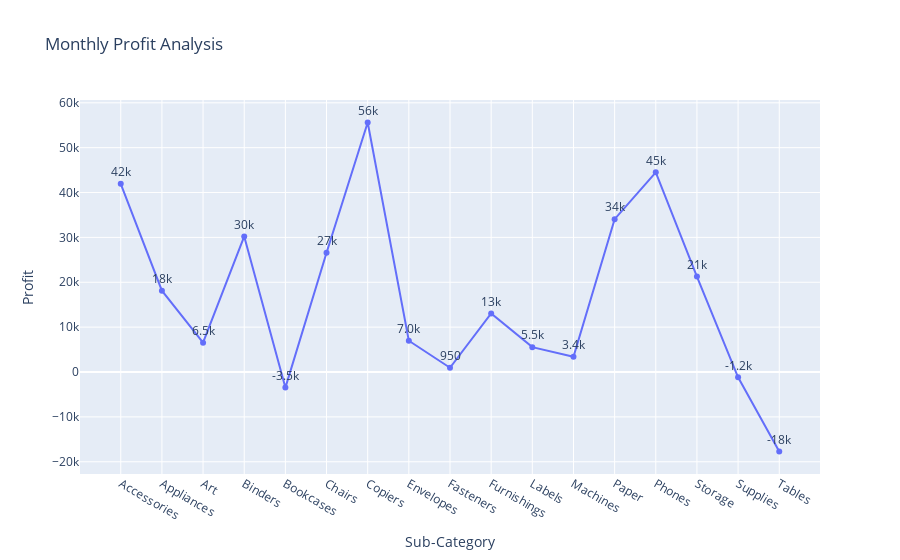

Notebook code for this chart:
### Code cell
fig = px.line(Profit_by_subcategory,x='Sub-Category', y= 'Profit',title='Monthly Profit Analysis',text='Profit')

# Customize the layout for better visibility of labels
fig.update_traces(texttemplate='%{text:.2s}', textposition='top center')

fig.show()

### Figure 1 — Plotly figure (JSON) as saved in the notebook; plotly's stock layout.template omitted (floating-point values rounded to 4 significant figures)
{"data": [{"hovertemplate": "Sub-Category=%{x}<br>Profit=%{text}<extra></extra>", "legendgroup": "", "line": {"color": "#636efa", "dash": "solid"}, "marker": {"symbol": "circle"}, "mode": "lines+markers+text", "name": "", "orientation": "v", "showlegend": false, "text": [41940.0, 18140.0, 6528.0, 30220.0, -3473.0, 26590.0, 55620.0, 6964.0, 949.5, 13060.0, 5546.0, 3385.0, 34050.0, 44520.0, 21280.0, -1189.0, -17730.0], "textposition": "top center", "texttemplate": "%{text:.2s}", "type": "scatter", "x": ["Accessories", "Appliances", "Art", "Binders", "Bookcases", "Chairs", "Copiers", "Envelopes", "Fasteners", "Furnishings", "Labels", "Machines", "Paper", "Phones", "Storage", "Supplies", "Tables"], "xaxis": "x", "y": [41940.0, 18140.0, 6528.0, 30220.0, -3473.0, 26590.0, 55620.0, 6964.0, 949.5, 13060.0, 5546.0, 3385.0, 34050.0, 44520.0, 21280.0, -1189.0, -17730.0], "yaxis": "y"}], "layout": {"legend": {"tracegroupgap": 0}, "title": {"text": "Monthly Profit Analysis"}, "xaxis": {"anchor": "y", "domain": [0, 1], "title": {"text": "Sub-Category"}}, "yaxis": {"anchor": "x", "domain": [0, 1], "title": {"text": "Profit"}}}}
